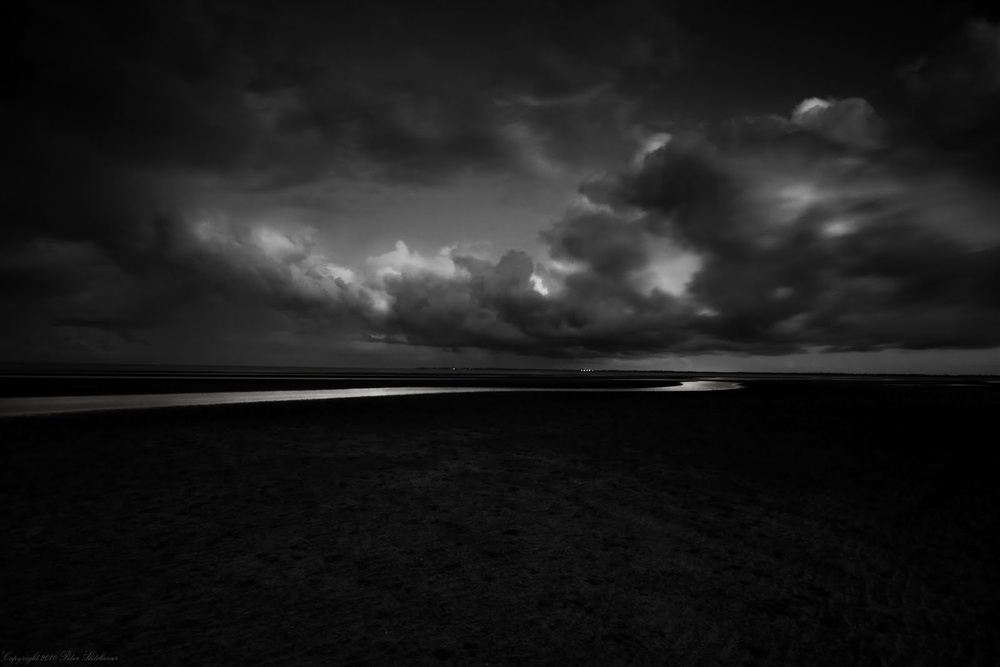
%> input picture Contrast Enhancement Using Log Transformation/test.jpg, 1000 x 667 px, shrunk from 1600 x 1067 before the run
$ octave Using_Log_Transformation.m   (GNU Octave 9; MATLAB toolbox functions it lacks are replaced by stand-ins)
%> lines starting %> are read from the running program, lines starting %| are printed output that depends on the picture
% Description: Contrast Enhancement Using Log Transformation
% Download the 'im1.jpg' to your current folder
pkg load image
input=imread('test.jpg');
%> input is the input picture: size 667x1000x3 uint8; mean R, G, B 27.4, 27.4, 27.4
input=rgb2gray(input);
%> input: size 667x1000 uint8
input=im2double(input);
%> input: size 667x1000 double

c=5;
s=c.*log(1+input);
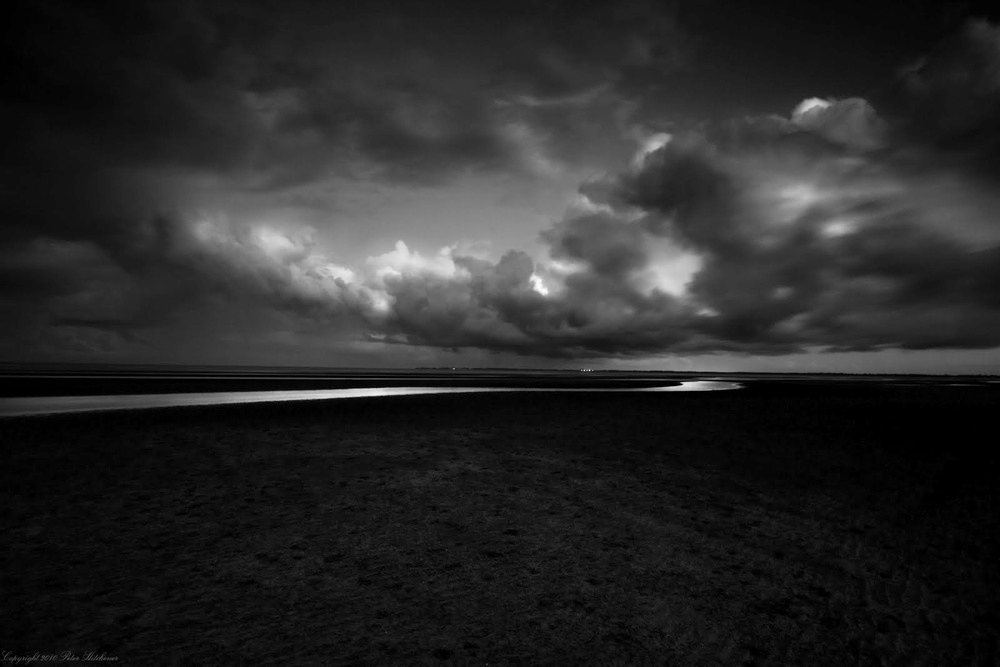
%> s: size 667x1000 double; min 0, max 3.06, mean 0.487; drawn with min black and max white
result=s;

subplot(2,2,1)
imshow(input)
title('Grayscale Image','fontsize', [12])
subplot(2,2,2)
imhist(input)
title('Histogram of grayscale image ','fontsize', [12])
subplot(2,2,3)
imshow(result)
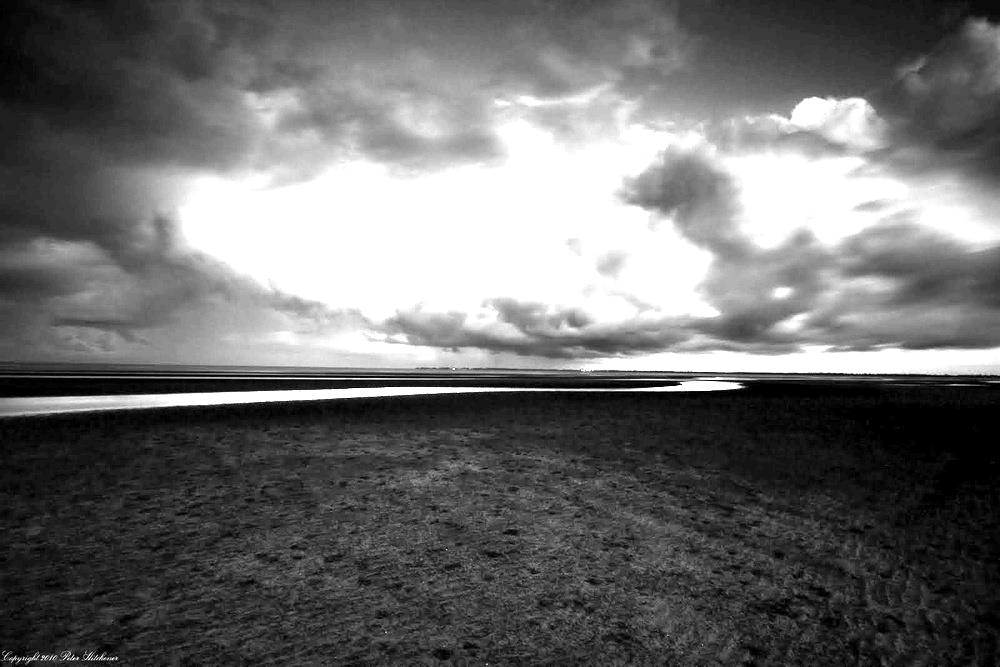
%> displayed picture: size 667x1000, on the screen's scale of 0 to 255; min 0, max 255, mean 108.5
title('Log Transformation','fontsize', [12])
subplot(2,2,4)
imhist(result)
title('Histogram of Log Transformation] ','fontsize', [12])
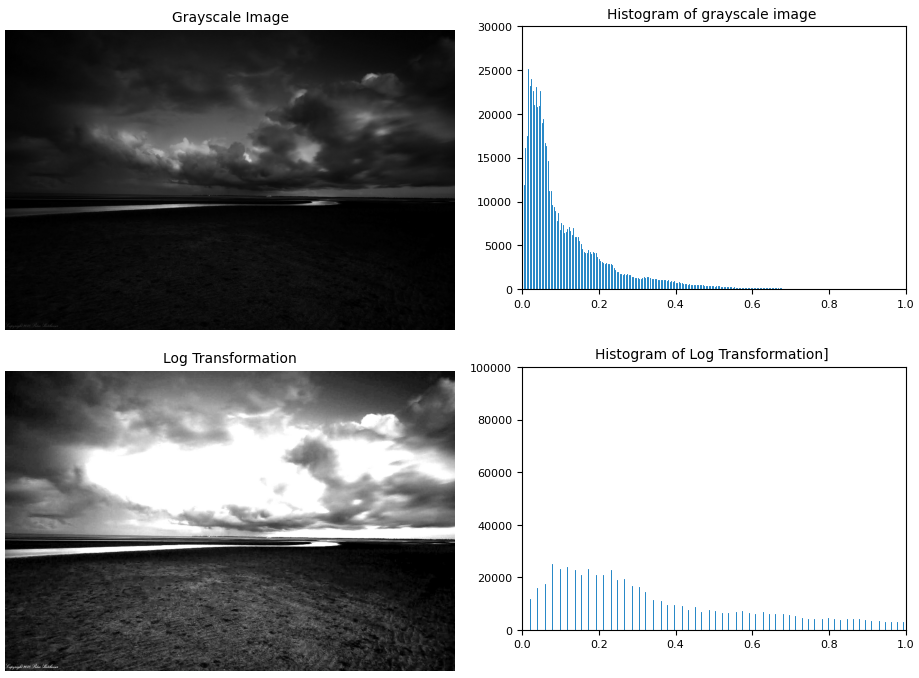
%> figure redrawn from the program's plot data, 4 panels
